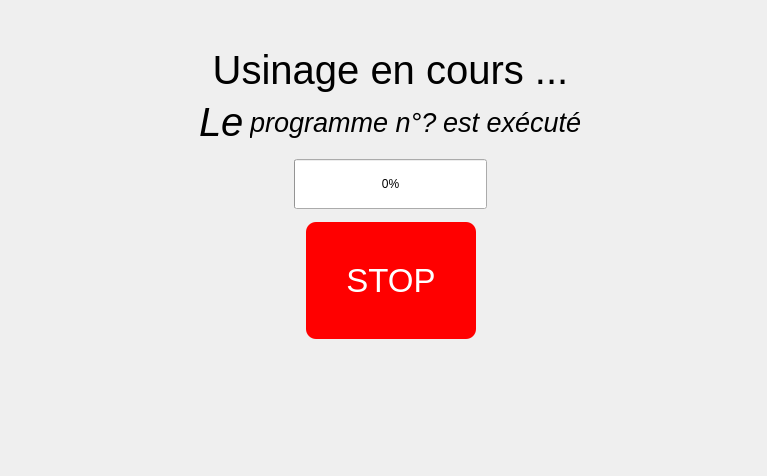
<?xml version="1.0" encoding="UTF-8"?>
<ui version="4.0">
 <class>Form</class>
 <widget class="QWidget" name="Form">
  <property name="geometry">
   <rect>
    <x>0</x>
    <y>0</y>
    <width>767</width>
    <height>476</height>
   </rect>
  </property>
  <property name="windowTitle">
   <string>Form</string>
  </property>
  <widget class="QWidget" name="verticalLayoutWidget">
   <property name="geometry">
    <rect>
     <x>100</x>
     <y>40</y>
     <width>581</width>
     <height>307</height>
    </rect>
   </property>
   <layout class="QVBoxLayout" name="verticalLayout">
    <item>
     <spacer name="verticalSpacer_2">
      <property name="orientation">
       <enum>Qt::Vertical</enum>
      </property>
      <property name="sizeHint" stdset="0">
       <size>
        <width>20</width>
        <height>40</height>
       </size>
      </property>
     </spacer>
    </item>
    <item>
     <widget class="QLabel" name="label">
      <property name="font">
       <font>
        <pointsize>30</pointsize>
       </font>
      </property>
      <property name="styleSheet">
       <string notr="true">QLabel {
	qproperty-alignment: AlignCenter;
	font-size: 30pt;
}</string>
      </property>
      <property name="text">
       <string>Usinage en cours ...</string>
      </property>
      <property name="alignment">
       <set>Qt::AlignCenter</set>
      </property>
     </widget>
    </item>
    <item>
     <layout class="QHBoxLayout" name="horizontalLayout">
      <item>
       <spacer name="horizontalSpacer">
        <property name="orientation">
         <enum>Qt::Horizontal</enum>
        </property>
        <property name="sizeHint" stdset="0">
         <size>
          <width>40</width>
          <height>20</height>
         </size>
        </property>
       </spacer>
      </item>
      <item>
       <widget class="QLabel" name="label_3">
        <property name="font">
         <font>
          <pointsize>30</pointsize>
          <italic>true</italic>
         </font>
        </property>
        <property name="styleSheet">
         <string notr="true">QLabel {
	qproperty-alignment: AlignCenter;
	font-size: 30pt;
}</string>
        </property>
        <property name="text">
         <string>Le</string>
        </property>
       </widget>
      </item>
      <item>
       <widget class="QLabel" name="text_program">
        <property name="font">
         <font>
          <pointsize>20</pointsize>
          <italic>true</italic>
         </font>
        </property>
        <property name="styleSheet">
         <string notr="true">QLabel {
	qproperty-alignment: AlignCenter;
	font-size: 20pt;
}</string>
        </property>
        <property name="text">
         <string>programme n°?</string>
        </property>
       </widget>
      </item>
      <item>
       <widget class="QLabel" name="label_4">
        <property name="font">
         <font>
          <pointsize>20</pointsize>
          <italic>true</italic>
         </font>
        </property>
        <property name="styleSheet">
         <string notr="true">QLabel {
	qproperty-alignment: AlignCenter;
	font-size:20pt;
}</string>
        </property>
        <property name="text">
         <string>est exécuté</string>
        </property>
       </widget>
      </item>
      <item>
       <spacer name="horizontalSpacer_2">
        <property name="orientation">
         <enum>Qt::Horizontal</enum>
        </property>
        <property name="sizeHint" stdset="0">
         <size>
          <width>40</width>
          <height>20</height>
         </size>
        </property>
       </spacer>
      </item>
     </layout>
    </item>
    <item>
     <spacer name="verticalSpacer">
      <property name="orientation">
       <enum>Qt::Vertical</enum>
      </property>
      <property name="sizeHint" stdset="0">
       <size>
        <width>20</width>
        <height>40</height>
       </size>
      </property>
     </spacer>
    </item>
    <item>
     <layout class="QHBoxLayout" name="horizontalLayout_3">
      <item>
       <spacer name="horizontalSpacer_5">
        <property name="orientation">
         <enum>Qt::Horizontal</enum>
        </property>
        <property name="sizeHint" stdset="0">
         <size>
          <width>40</width>
          <height>20</height>
         </size>
        </property>
       </spacer>
      </item>
      <item>
       <widget class="QProgressBar" name="progressBar">
        <property name="minimumSize">
         <size>
          <width>150</width>
          <height>50</height>
         </size>
        </property>
        <property name="styleSheet">
         <string notr="true">QProgessBar { 
	border-style : solid ; 
	border-color : grey ; 
	border-radius : 7px; 
	border-width : 2px; 
	text-align : center; 
	
	
}
</string>
        </property>
        <property name="value">
         <number>0</number>
        </property>
       </widget>
      </item>
      <item>
       <spacer name="horizontalSpacer_6">
        <property name="orientation">
         <enum>Qt::Horizontal</enum>
        </property>
        <property name="sizeHint" stdset="0">
         <size>
          <width>40</width>
          <height>20</height>
         </size>
        </property>
       </spacer>
      </item>
     </layout>
    </item>
    <item>
     <spacer name="verticalSpacer_4">
      <property name="orientation">
       <enum>Qt::Vertical</enum>
      </property>
      <property name="sizeHint" stdset="0">
       <size>
        <width>20</width>
        <height>40</height>
       </size>
      </property>
     </spacer>
    </item>
    <item>
     <layout class="QHBoxLayout" name="horizontalLayout_2">
      <item>
       <spacer name="horizontalSpacer_4">
        <property name="orientation">
         <enum>Qt::Horizontal</enum>
        </property>
        <property name="sizeHint" stdset="0">
         <size>
          <width>40</width>
          <height>20</height>
         </size>
        </property>
       </spacer>
      </item>
      <item>
       <widget class="QPushButton" name="btn_stop">
        <property name="styleSheet">
         <string notr="true">QPushButton {
		background-color:  red;
	color: #fff;
	font-size: 25pt;
	border-radius: 10px;
	padding: 40px;
}

</string>
        </property>
        <property name="text">
         <string>STOP</string>
        </property>
       </widget>
      </item>
      <item>
       <spacer name="horizontalSpacer_3">
        <property name="orientation">
         <enum>Qt::Horizontal</enum>
        </property>
        <property name="sizeHint" stdset="0">
         <size>
          <width>40</width>
          <height>20</height>
         </size>
        </property>
       </spacer>
      </item>
     </layout>
    </item>
    <item>
     <spacer name="verticalSpacer_3">
      <property name="orientation">
       <enum>Qt::Vertical</enum>
      </property>
      <property name="sizeHint" stdset="0">
       <size>
        <width>20</width>
        <height>40</height>
       </size>
      </property>
     </spacer>
    </item>
   </layout>
  </widget>
 </widget>
 <resources/>
 <connections/>
</ui>
